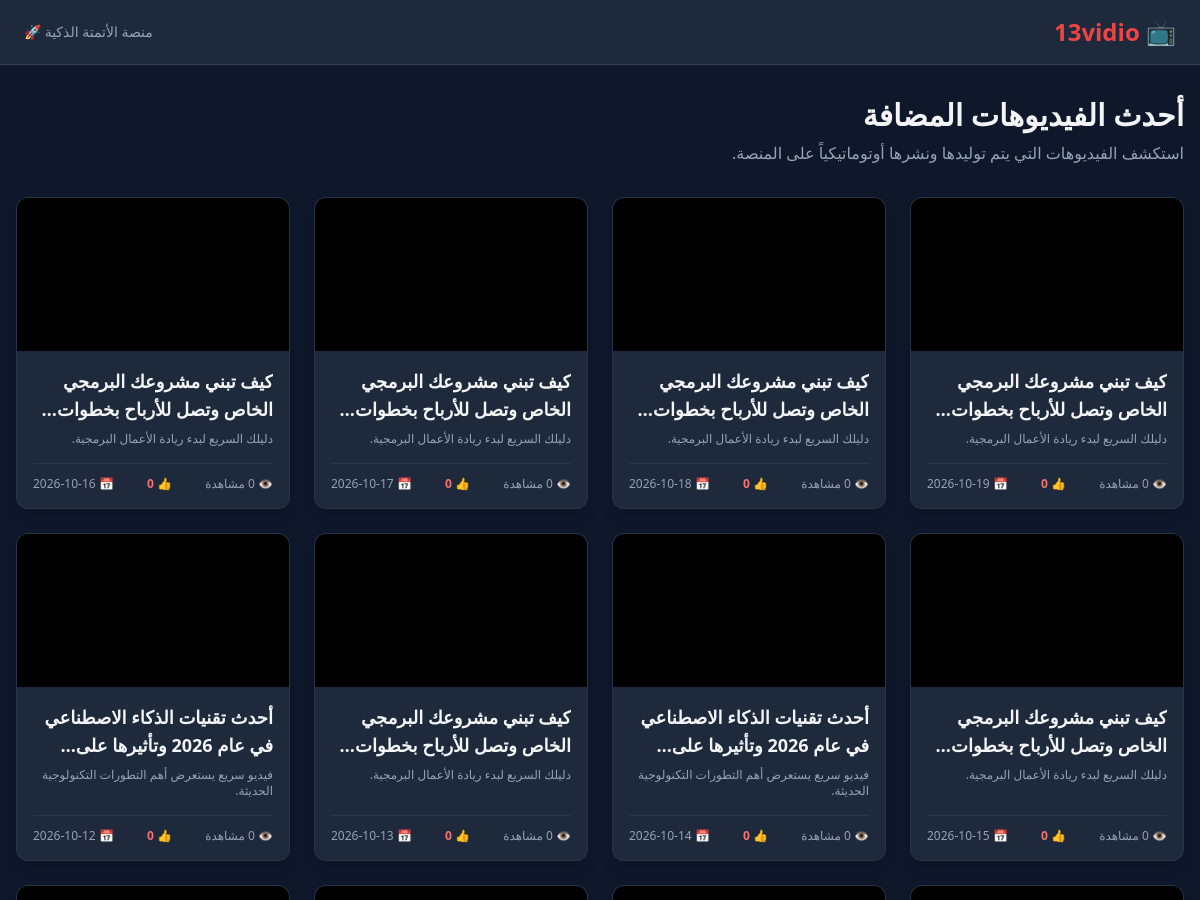
Before: / (upper part) with the older database file.
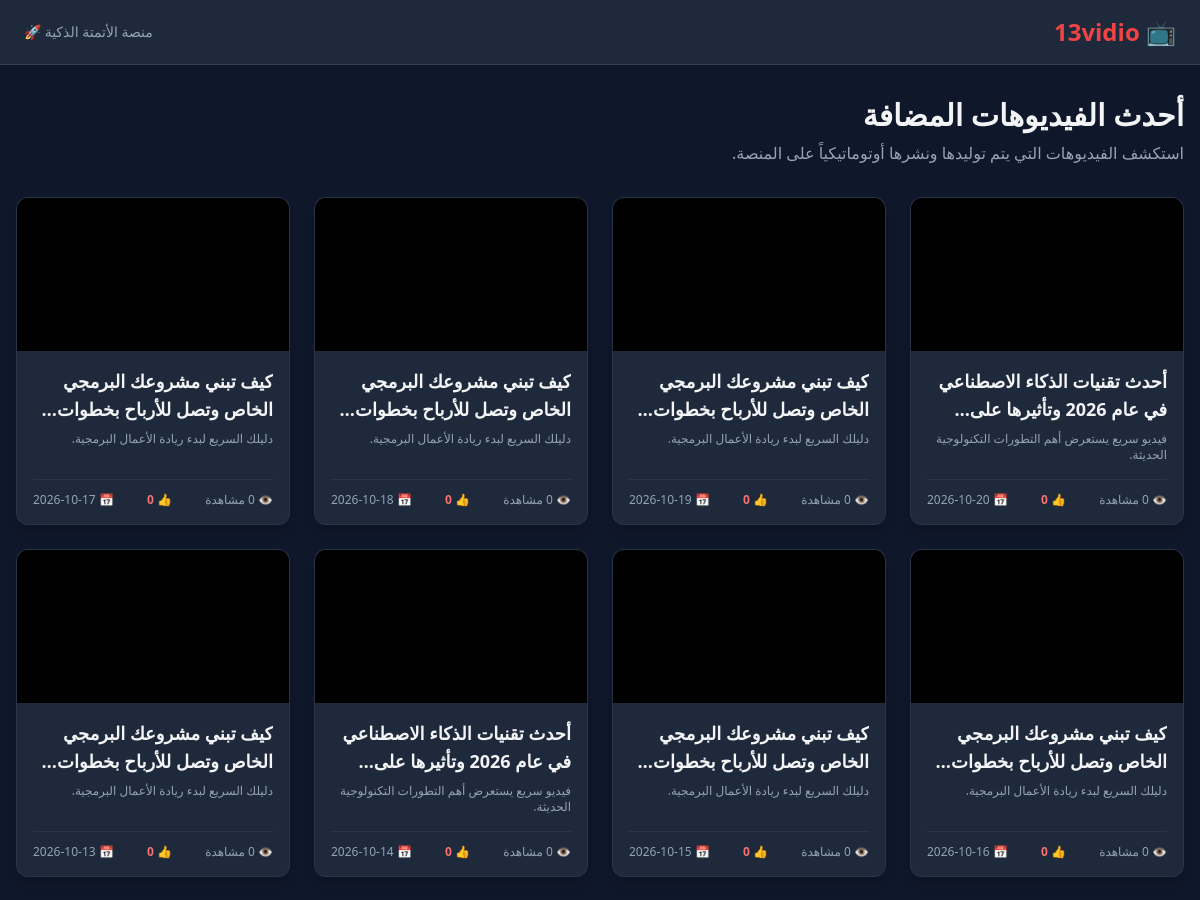
After: the same page with the newer database file.
### app.py (models this page shows)
class Video(db.Model):
  id = db.Column(db.Integer, primary_key=True)
  title = db.Column(db.String(200), nullable=False)
  description = db.Column(db.Text, nullable=True)
  video_url = db.Column(db.String(500), nullable=False)  # رابط الفيديو أو ملفه
  thumbnail_url = db.Column(
      db.String(500), nullable=True
  )  # صورة مصغرة للفيديو
  views = db.Column(db.Integer, default=0)
  likes = db.Column(db.Integer, default=0)
  created_at = db.Column(db.DateTime, default=datetime.utcnow)
  comments = db.relationship(
      "Comment", backref="video", lazy=True, cascade="all, delete-orphan"
  )

### app.py (the view)
@app.route("/")
def index():
  videos = Video.query.order_by(Video.created_at.desc()).all()
  return render_template("index.html", videos=videos)

### templates/index.html (shortened to what this page needs)
<!DOCTYPE html>
<html lang="ar" dir="rtl">
<head>
    <script src="https://cdn.tailwindcss.com"></script>
</head>
<body class="bg-slate-900 text-gray-100 min-h-screen">
    <nav class="bg-slate-800 border-b border-slate-700 px-6 py-4 flex justify-between items-center sticky top-0 z-50">
        <a href="{{ url_for('index') }}" class="text-2xl font-extrabold text-red-500 flex items-center gap-2">
            📺 13vidio
        </a>
        <div class="text-sm text-slate-400">
            منصة الأتمتة الذكية 🚀
        </div>
    </nav>
    <main class="max-w-7xl mx-auto px-4 py-8">
        <div class="mb-8">
            <h1 class="text-3xl font-bold mb-2">أحدث الفيديوهات المضافة</h1>
            <p class="text-slate-400">استكشف الفيديوهات التي يتم توليدها ونشرها أوتوماتيكياً على المنصة.</p>
        </div>
        <div class="grid grid-cols-1 sm:grid-cols-2 md:grid-cols-3 lg:grid-cols-4 gap-6">
            {% for video in videos %}
            <div class="bg-slate-800 rounded-xl overflow-hidden shadow-lg border border-slate-700/50 hover:border-red-500/50 transition duration-300 flex flex-col">
                <a href="{{ url_for('watch_video', video_id=video.id) }}" class="block aspect-video bg-black relative group">
                </a>
                <div class="p-4 flex flex-col flex-grow justify-between">
                    <div>
                        <a href="{{ url_for('watch_video', video_id=video.id) }}">
                            <h2 class="font-bold text-lg mb-2 line-clamp-2 hover:text-red-400 transition">{{ video.title }}</h2>
                        </a>
                        <p class="text-slate-400 text-xs line-clamp-2 mb-4">{{ video.description or "لا يوجد وصف." }}</p>
                    </div>
                    <div class="pt-3 border-t border-slate-700/60 flex justify-between items-center text-xs text-slate-400">
                        <span>👁️ {{ video.views }} مشاهدة</span>
                        <span class="text-red-400 font-semibold">👍 {{ video.likes }}</span>
                        <span>📅 {{ video.created_at.strftime('%Y-%m-%d') }}</span>
                    </div>
                </div>
            </div>
            {% else %}
            <div class="col-span-full text-center py-20 bg-slate-800/50 rounded-2xl border border-slate-800">
                <p class="text-xl text-slate-400 mb-2">لا توجد فيديوهات مضافة حتى الآن!</p>
                <p class="text-sm text-slate-500">قم بتشغيل أداة الأتمتة على جيت هب لتوليد أول فيديو.</p>
            </div>
            {% endfor %}
        </div>
    </main>
</body>
</html>

Changed rows visible on the page:
no longer on this page (row unchanged): Video: title "أحدث تقنيات الذكاء الاصطناعي في عام 2026 وتأثيرها…", description "فيديو سريع يستعرض أهم التطورات التكنولوجية الحديثة.", views "0", likes "0", created_at "2026-10-12"
added Video: title "أحدث تقنيات الذكاء الاصطناعي في عام 2026 وتأثيرها…", description "فيديو سريع يستعرض أهم التطورات التكنولوجية الحديثة.", views "0", likes "0", created_at "2026-10-20"
